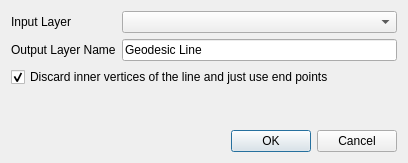
<?xml version="1.0" encoding="UTF-8"?>
<ui version="4.0">
 <class>Dialog</class>
 <widget class="QDialog" name="Dialog">
  <property name="geometry">
   <rect>
    <x>0</x>
    <y>0</y>
    <width>408</width>
    <height>163</height>
   </rect>
  </property>
  <property name="windowTitle">
   <string>Geodesic Line Densifier</string>
  </property>
  <property name="modal">
   <bool>true</bool>
  </property>
  <layout class="QVBoxLayout" name="verticalLayout">
   <item>
    <layout class="QFormLayout" name="formLayout_2">
     <property name="fieldGrowthPolicy">
      <enum>QFormLayout::AllNonFixedFieldsGrow</enum>
     </property>
     <item row="0" column="0">
      <widget class="QLabel" name="label">
       <property name="text">
        <string>Input Layer</string>
       </property>
      </widget>
     </item>
     <item row="0" column="1">
      <widget class="QgsMapLayerComboBox" name="inputLineComboBox">
       <property name="sizePolicy">
        <sizepolicy hsizetype="Expanding" vsizetype="Fixed">
         <horstretch>0</horstretch>
         <verstretch>0</verstretch>
        </sizepolicy>
       </property>
      </widget>
     </item>
     <item row="1" column="0">
      <widget class="QLabel" name="label_3">
       <property name="text">
        <string>Output Layer Name</string>
       </property>
      </widget>
     </item>
     <item row="1" column="1">
      <widget class="QLineEdit" name="geodesicLineNameLineEdit">
       <property name="text">
        <string>Geodesic Line</string>
       </property>
      </widget>
     </item>
    </layout>
   </item>
   <item>
    <widget class="QCheckBox" name="discardVerticesCheckBox">
     <property name="text">
      <string>Discard inner vertices of the line and just use end points</string>
     </property>
     <property name="checked">
      <bool>true</bool>
     </property>
    </widget>
   </item>
   <item>
    <spacer name="verticalSpacer">
     <property name="orientation">
      <enum>Qt::Vertical</enum>
     </property>
     <property name="sizeHint" stdset="0">
      <size>
       <width>20</width>
       <height>40</height>
      </size>
     </property>
    </spacer>
   </item>
   <item>
    <widget class="QDialogButtonBox" name="buttonBox">
     <property name="orientation">
      <enum>Qt::Horizontal</enum>
     </property>
     <property name="standardButtons">
      <set>QDialogButtonBox::Cancel|QDialogButtonBox::Ok</set>
     </property>
    </widget>
   </item>
  </layout>
 </widget>
 <customwidgets>
  <customwidget>
   <class>QgsMapLayerComboBox</class>
   <extends>QComboBox</extends>
   <header>qgis.gui</header>
  </customwidget>
 </customwidgets>
 <resources/>
 <connections>
  <connection>
   <sender>buttonBox</sender>
   <signal>accepted()</signal>
   <receiver>Dialog</receiver>
   <slot>accept()</slot>
   <hints>
    <hint type="sourcelabel">
     <x>248</x>
     <y>254</y>
    </hint>
    <hint type="destinationlabel">
     <x>157</x>
     <y>274</y>
    </hint>
   </hints>
  </connection>
  <connection>
   <sender>buttonBox</sender>
   <signal>rejected()</signal>
   <receiver>Dialog</receiver>
   <slot>reject()</slot>
   <hints>
    <hint type="sourcelabel">
     <x>316</x>
     <y>260</y>
    </hint>
    <hint type="destinationlabel">
     <x>286</x>
     <y>274</y>
    </hint>
   </hints>
  </connection>
 </connections>
</ui>
